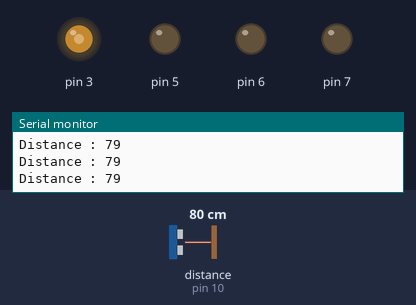
The sketch below on a simulated Arduino Uno, built with avr-gcc and run on an emulated ATmega328P. Shown: output pins drawn as LEDs (lit = HIGH), the last lines printed to the serial monitor. Wiring (inferred from the names in the program): ultrasonic range finder: trigger pin 9; echo pin 10. Dashed ring = blinking. The inputs (shaded band) are chosen by the test bench; at power-on: distance to the obstacle (sensor on pin 10) 80 cm. The echo pulse lasts 58.3 µs per cm; pins used as bus, display or sensor lines are not drawn.

Above: at 1.27 s.
1.3 s: distance to the obstacle (sensor on pin 10) set to 9 cm
At 1.52 s:
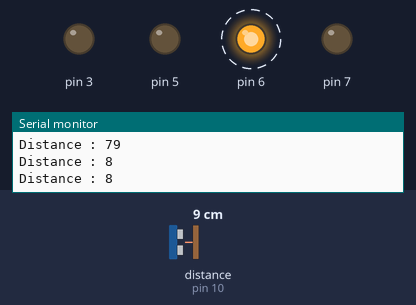
4.3 s: distance to the obstacle (sensor on pin 10) set to 120 cm
At 4.48 s:
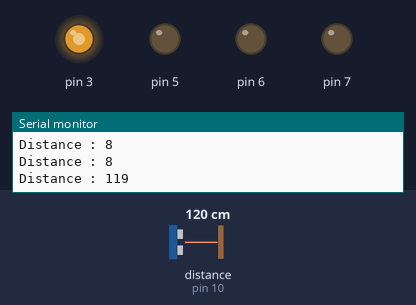
7.3 s: distance to the obstacle (sensor on pin 10) set to 2 cm
At 7.5 s:
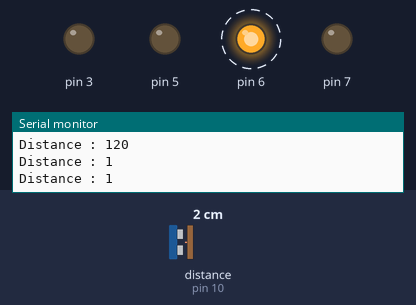
10.3 s: distance to the obstacle (sensor on pin 10) set to 19 cm
13.3 s: distance to the obstacle (sensor on pin 10) set to 22 cm
At 13.45 s:
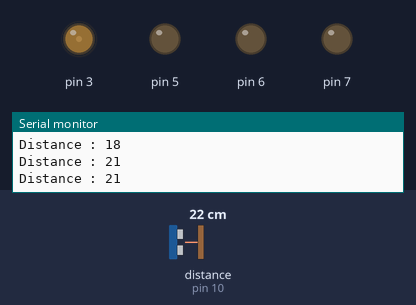
Timing chart, 0 to 17.3 s (numbered marks = the images above; inputs shaded):
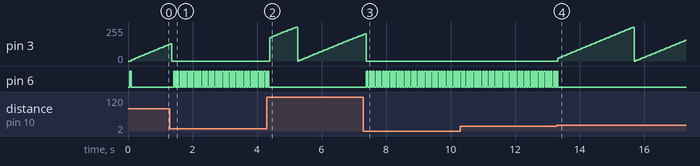

Measured:
- the behaviour switches between 20 and 21 cm on distance to the obstacle (sensor on pin 10) (found by bisection; images 3 and 4)
- after the input at 1.3 s, pin 6: alternates HIGH for 0.05 s and LOW for 0.05 s, starting after 0.11 s
- after the input at 4.3 s, pin 6: goes on until 4.4 s, then stays LOW
- after the input at 7.3 s, pin 6: alternates HIGH for 0.05 s and LOW for 0.05 s, starting after 0.09 s
- after the input at 13.3 s, pin 6: goes on until 13.3 s, then stays LOW

The sketch:

hw_02_part_01.ino
```cpp
const int trigpin = 9;
const int echopin = 10;

unsigned long duration;

unsigned long time_01 = 0;
unsigned long time_02 = 0;
unsigned long time_03 = 0;

int distance;
int tmp;

bool state = false;

int i = 0;

void setup()
{
  pinMode(trigpin, OUTPUT);
  pinMode(echopin, INPUT);

  pinMode(3, OUTPUT);
  pinMode(5, OUTPUT);
  pinMode(6, OUTPUT);
  pinMode(7, OUTPUT);

  Serial.begin(9600);
}

void loop()
{

  if (i > 255)
    i = 0;
  if (millis() - time_01 >= 100)
  {
    digitalWrite(trigpin, LOW);
    delayMicroseconds(2);
    digitalWrite(trigpin, HIGH);
    delayMicroseconds(10);
    digitalWrite(trigpin, LOW);
    duration = pulseIn(echopin, HIGH, 30000);
    distance = duration * 0.0343 / 2;
    time_01 = millis();
    Serial.print("Distance : ");
    Serial.println(distance);
  }
  if (millis() - time_02 >= 50)
  {
    i += 5;
    time_02 = millis();
  }
  if (distance >= 20)
  {
    analogWrite(3, i);
    digitalWrite(6, LOW);
  }
  else
  {
    analogWrite(3, 0);
    if (millis() - time_03 >= 50)
    {
      state = !state;
      digitalWrite(6, state);
      time_03 = millis();
    }
  }
}
```
